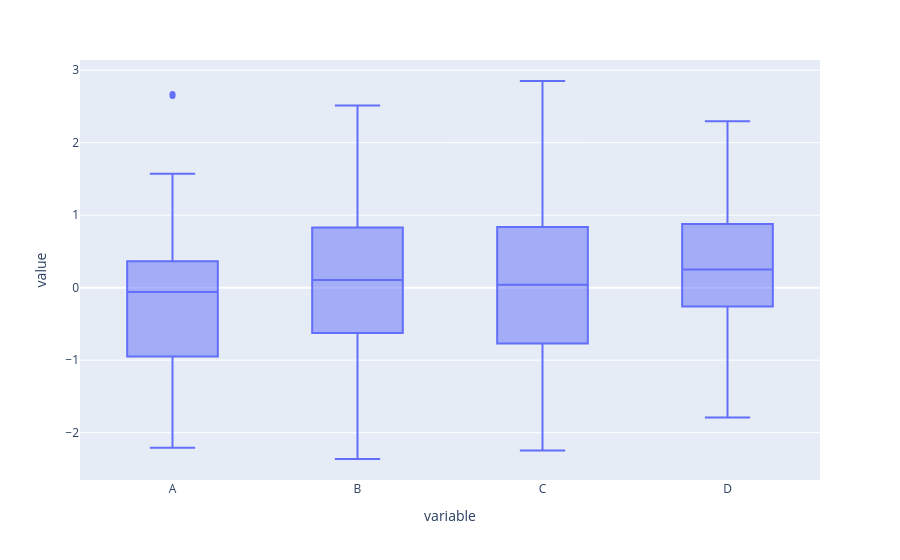

The code cell stored with this chart in its notebook:
### Code cell
df.plot(kind = 'box')

### Figure 1 — Plotly figure (JSON) as saved in the notebook; plotly's stock layout.template omitted (floating-point values rounded to 4 significant figures; data arrays with more than 128 entries replaced by an {"elided": "..."} marker saying what was removed)
{"data": [{"alignmentgroup": "True", "hovertemplate": "variable=%{x}<br>value=%{y}<extra></extra>", "legendgroup": "", "marker": {"color": "#636efa"}, "name": "", "notched": false, "offsetgroup": "", "orientation": "v", "showlegend": false, "type": "box", "x": {"elided": "400 str values"}, "x0": " ", "xaxis": "x", "y": {"elided": "400 float values"}, "y0": " ", "yaxis": "y"}], "layout": {"boxmode": "group", "legend": {"tracegroupgap": 0}, "margin": {"t": 60}, "xaxis": {"anchor": "y", "domain": [0, 1], "title": {"text": "variable"}}, "yaxis": {"anchor": "x", "domain": [0, 1], "title": {"text": "value"}}}}
